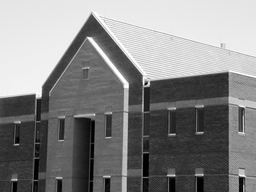
#> input picture lab9/dom.png, 256 x 192 px, shrunk from 557 x 417 before the run
$ jupyter execute 09_Canny.ipynb   (older library calls are emulated)
#> lines starting #> are read from the running program, lines starting #| are printed output that depends on the picture; after the words box and inside, x2 and y2 are one past the last pixel; in counts of white or black regions, pixels touching at a corner belong together
# Detekcja krawędzi

## Cel ćwiczenia

- Zapoznanie z metodami detekcji krawędzi:
    - Sobel, Prewitt, Roberts - przypomnienie,
    - Laplasjan z Gaussa (LoG – ang. Laplacian of Gaussian),
    - Canny.

Detekcja krawędzi przez wiele lat była podstawą algorytmów segmentacji.
Krawędzie wykrywane są najczęściej z wykorzystaniem pierwszej (gradient) i drugiej (Laplasjan) pochodnej przestrzennej.
Wykorzystanie obu metod zaprezentowane zostało w ćwiczeniu *Przetwarzanie wstępne. Filtracja kontekstowa*.

W niniejszym ćwiczeniu poznane detektory krawędzi zostaną porównane z bardziej zaawansowanymi: Laplasjan z funkcji Gaussa (LoG), Zero Crossing i Canny.

## Laplasjan z Gaussa (LoG)

Funkcja Gaussa:<br>
\begin{equation}
h(r) = e^{\frac{-r^2}{2 \sigma^2}}
\end{equation}<br>
gdzie:
- $r^2 = x^2 + y^2$
- $\sigma$ to odchylenie standardowe.

Działanie filtracji Gaussowskiej zostało przedstawione w ćwiczeniu "Przetwarzanie wstępne". W jej wyniku następuje rozmazanie obrazu.
Laplasjan tej funkcji dany jest wzorem:

\begin{equation}
\nabla^2 h(r) = \frac{r^2 - 2\sigma^2}{\sigma^4} e^{-\frac{r^2}{2\sigma^2}}
\end{equation}

Funkcję (z oczywistych powodów) nazywamy Laplasjan z Gaussa (LoG).
Ponieważ druga pochodna jest operacją liniową, konwolucja obrazu z $\nabla^2 h(r)$ daje taki sam efekt jak zastosowanie filtracji Gaussa na obrazie, a następnie obliczenie Laplasjanu z wyniku.
Lokalizacja krawędzi polega na znalezieniu miejsca, gdzie po filtracji LoG następuje zmiana znaku.

1. Wczytaj obraz *house.png*.
2. Wykonaj rozmycie Gaussowskie obrazu wejściowego.
W tym celu wykorzysaj funkcję `cv2.GaussianBlur(img, kSize, sigma)`.
Pierwszy argument jest obrazem wejśćiowym.
Drugi jest rozmiarem filtru (podanym w nawiasach okrągłych, np. *(3, 3)*).
Trzecim argumentem jest odchylenie standardowe. Wartość jest dobrana automatycznie, jeśli zosanie podana wartość `0` (będą równe rozmiarowi).
3. Oblicz laplasjan obrazu rozmytego.
W tym celu wykorzysaj funkcję `cv2.Laplacian(img, ddepth)`.
Pierszym argumentem jest obraz wejściowy.
Drugim argumentem jest typ danych wejściowych. Użyj `cv2.CV_32F`.
4. Wyznacz miejsca zmiany znaku.
Zaimplementuj funkcję `crossing(LoG, thr)`:
    - Najpierw stwórz tablicę, do której zostanie zapisany wynik.
    Jej rozmiar jest taki sam jak przetwarzanego obrazu.
    - Następnie wykonaj pętle po obrazie (bez ramki jednopikselowej).
    W każdej iteracji stwórz otoczenie o rozmiarze $3 \times 3$.
    Dla otoczenia oblicz wartość maksymalną i minimalną.
    - Jeśli wartości te mają przeciwne znaki, to do danego miejsca tablicy przypisz wartość:
        - jeśli piksel wejściowy > 0, to dodaj do niego wartość bezwzględną minimum.
        - jeśli piksel wejściowy < 0, to do jego wartości bezwzględnej dodaj maksimum.
    - Zmień zakres wykonanej tablicy do $<0, 255>$.
    - Wykonaj progowanie tablicy. Próg jest argumentem wejściowym.
    - Przeskaluj dane binarne do wartości `[0, 255]`.
    - Wykonaj konwersję do typu *uint8*.
    - Wykonaj rozmycie medianowe wyniku.
    Wykorzystaj funkcję `cv2.medianBlur(img, kSize)`.
    Pierwszym argumentem jest obraz wejśćiowy, a drugim rozmiar filtra.
    - Zwróć wyznaczoną tablicę.
5. Wyświetl obraz wynikowy.
6. Dobierz parametry (rozmiar filtru Gaussa, odchylenie standardowe, próg binaryzacji) tak, by widoczne były kontury domu, ale nie dachówki.

[cell 1]
import cv2
from matplotlib import pyplot as plt
import numpy as np
import math
import wget
import os

if not os.path.exists("dom.png") :
    wget.download('https://raw.githubusercontent.com/vision-agh/poc_sw/master/09_Canny/dom.png') #--no-check-certificate

dom = cv2.imread('dom.png', cv2.IMREAD_GRAYSCALE)
#> dom is the input picture: shape (192, 256); min 0, max 255, mean 133.3

def crossing(LoG, thr, kernel_size):
#> called with thr = 65, kernel_size = 3
    dst = np.ndarray(LoG.shape)
    X, Y = LoG.shape
#> X = 192; Y = 256
    for x in range(3, X):
        for y in range(3, Y):
            okno = LoG[x - 3 : x + 3 , y - 3 : y + 3]
            if np.min(okno) * np.max(okno) < 0:
                if LoG[x, y] > 0:
                    dst[x, y] = LoG[x, y] + np.abs(np.min(okno))
                elif LoG[x, y] < 0:
                    dst[x, y] = np.abs(LoG[x, y]) + np.max(okno)
    dst.astype('uint8')
    dst_progowanie = dst >= thr
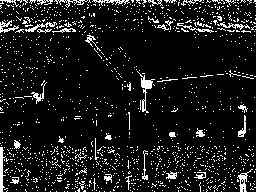
#> dst_progowanie: shape (192, 256) bool; 9.5% white in thin lines or dots
    dst_progowanie.astype('uint8')
    dst_blur = cv2.medianBlur(np.float32(dst_progowanie), kernel_size)
#> dst_blur: shape (192, 256) float32; values 0 (black) and 1 (white), 4.2% white; 129 white regions (97 under 20 px), largest, box (x1, y1, x2, y2) and area: (0, 147, 4, 192) 145, (141, 76, 153, 93) 119, (237, 173, 247, 192) 113
    return dst_blur

def Gauss_Laplacian(img, fsize, sigma, thresh):
    img_blur = cv2.GaussianBlur(img, (fsize, fsize), sigma)
    img_L = cv2.Laplacian(img_blur, cv2.CV_32F)

    img_dst = crossing(img_L, thresh, fsize)

    fig, (ax1, ax2) = plt.subplots(1, 2, figsize = (10, 5))
    ax1.imshow(img, 'gray')
    ax1.axis('off')
    ax1.set_title('Oryginalny')
    ax2.imshow(img_dst, 'gray')
    ax2.axis('off')
    ax2.set_title('Po detekcji')
    plt.show()

Gauss_Laplacian(dom, 3, 5, 65)
Gauss_Laplacian(dom, 1, 5, 65)
#> call 2 of crossing, with thr = 65, kernel_size = 1
#> in crossing (call 2), `dst_progowanie = dst >= thr`:
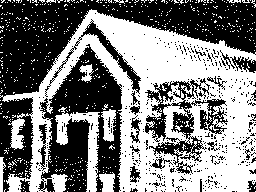
#> dst_progowanie: shape (192, 256) bool; 49.5% white; 632 white regions (622 under 20 px), largest, box (x1, y1, x2, y2) and area: (0, 9, 256, 192) 21046, (55, 107, 100, 192) 1233, (101, 109, 116, 142) 304
Gauss_Laplacian(dom, 3, 2, 65)
#> call 3 of crossing, with thr = 65, kernel_size = 3
#> after the loop in crossing (call 3), `for x in range(3, X):`:
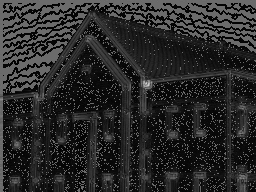
#> dst: shape (192, 256) float64; min 2, max 207, mean 40.7
#> in crossing (call 3), `dst_progowanie = dst >= thr`: dst_progowanie: shape (192, 256) bool; 24.3% white; 1878 white regions (1830 under 20 px), largest, box (x1, y1, x2, y2) and area: (0, 0, 256, 192) 4967, (175, 22, 256, 47) 308, (106, 6, 168, 19) 214
#> in crossing (call 3), `dst_blur = cv2.medianBlur(np.float32(dst_progowanie), kernel_size)`: dst_blur: shape (192, 256) float32; values 0 (black) and 1 (white), 16.9% white; 145 white regions (99 under 20 px), largest, box (x1, y1, x2, y2) and area: (0, 0, 256, 192) 4713, (197, 28, 256, 47) 230, (9, 64, 50, 79) 206
Gauss_Laplacian(dom, 3, 0.5, 65)
#> in crossing (call 4), `dst_progowanie = dst >= thr`: dst_progowanie: shape (192, 256) bool; 27.9% white; 786 white regions (768 under 20 px), largest, box (x1, y1, x2, y2) and area: (2, 9, 256, 192) 9316, (71, 112, 99, 192) 673, (193, 102, 208, 137) 281
#> in crossing (call 4), `dst_blur = cv2.medianBlur(np.float32(dst_progowanie), kernel_size)`: dst_blur: shape (192, 256) float32; values 0 (black) and 1 (white), 26.2% white; 70 white regions (53 under 20 px), largest, box (x1, y1, x2, y2) and area: (2, 10, 256, 192) 9631, (72, 112, 99, 192) 685, (193, 103, 208, 136) 278
Gauss_Laplacian(dom, 3, 0, 65)
#> in Gauss_Laplacian (call 5), `img_L = cv2.Laplacian(img_blur, cv2.CV_32F)`:
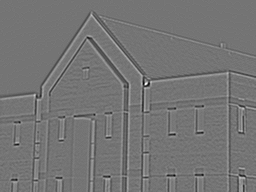
#> img_L: shape (192, 256) float32; min -111, max 131, mean 0; drawn with min black and max white
#> in crossing (call 5), `dst_progowanie = dst >= thr`: dst_progowanie: shape (192, 256) bool; 14.2% white in thin lines or dots
#> in crossing (call 5), `dst_blur = cv2.medianBlur(np.float32(dst_progowanie), kernel_size)`: dst_blur: shape (192, 256) float32; values 0 (black) and 1 (white), 9.8% white; 179 white regions (122 under 20 px), largest, box (x1, y1, x2, y2) and area: (88, 12, 165, 115) 572, (0, 13, 29, 33) 262, (48, 42, 83, 94) 200

## Algorytm Canny'ego

> Algorytm Canny'ego to często wykorzystywana metoda detekcji krawędzi.
> Zaproponowana została w~1986r. przez Johna F. Cannego.
> Przy jego projektowaniu założono trzy cele:
> - niska liczba błędów - algorytm powinien znajdywać wszystkie krawędzie oraz generować jak najmniej fałszywych detekcji,
> - punkty krawędziowe powinny być poprawnie lokalizowane - wykryte punkty powinny być jak najbardziej zbliżone do rzeczywistych,
> - krawędzie o szerokości 1 piksela - algorytm powinien zwrócić jeden punkt dla każdej rzeczywistej krawędzi.

Zaimplementuj pierwszą część algorytmu detekcji krawędzi Canny'ego:
1. W pierwszym kroku obraz przefiltruj dwuwymiarowym filtrem Gaussa.
2. Następnie oblicz gradient pionowy i poziomy ($g_x $ i $g_y$).
Jedną z metod jest filtracja Sobela.
3. Dalej oblicz amplitudę:
$M(x,y)  = \sqrt{g_x^2+g_y^2}$ oraz kąt:
$\alpha(x,y) = arctan(\frac{g_y}{g_x})$.
Do obliczenia kąta wykorzystaj funkcję `np.arctan2(x1, x2)`.
Wynik jest w radianach.
4. W kolejnym etapie wykonaj kwantyzację kątów gradientu.
Kąty od $-180^\circ$ do $180^\circ$ można podzielić na 8 przedziałów:
[$-22.5^\circ, 22.5^\circ$], [$22.5^\circ, 67.5^\circ$],
[$67.5^\circ, 112.5^\circ$], [$112.5^\circ, 157.5^\circ$],
[$157.5^\circ, -157.5^\circ$], [$-157.5^\circ, -112.5^\circ$],
[$-112.5^\circ, -67.5^\circ$], [$-67.5^\circ, -22.5^\circ$].
Przy czym należy rozpatrywać tylko 4 kierunki:
    - pionowy ($d_1$),
    - poziomy ($d_2$),
    - skośny lewy ($d_3$),
    - skośny prawy ($d_4$).
5. Dalej przeprowadź eliminację pikseli, które nie mają wartości maksymalnej (ang. *nonmaximal suppresion*).
Celem tej operacji jest redukcja szerokości krawędzi do rozmiaru 1 piksela.
Algorytm przebiega następująco.
W rozpatrywanym otoczeniu o rozmiarze $3 \times 3$:
    - określ do którego przedziału należy kierunek gradientu piksela centralnego ($d_1, d_2, d_3, d_4$).
    - przeanalizuje sąsiadów leżących na tym kierunku.
Jeśli choć jeden z nich ma amplitudę większą niż piksel centralny, to należy uznać, że nie jest lokalnym maksimum i do wyniku przypisać $g_N(x,y) = 0$.
W przeciwnym przypadku $g_N(x,y) = M(x,y)$.
Przez $g_N$ rozumiemy obraz detekcji lokalnych maksimów.
Zaimplementuj funkcję `nonmax`.
Pierwszym argementem jest macierz kierunków (po kwantyzacji).
Drugim argumentem jest macierz amplitudy.
6. Ostatnią operacją jest binaryzacja obrazu $g_N$.
Stosuje się tutaj tzw. binaryzację z histerezą.
Wykorzystuje się w niej dwa progi: $T_L$ i $T_H$, przy czym $T_L < T_H$.
Canny zaproponował, aby stosunek progu wyższego do niższego był jak 3 lub 2 do 1.
Rezultaty binaryzacji można opisać jako:<br>
$g_{NH}(x,y) = g_N(x,y) \geq TH $<br>
$g_{NL}(x,y) = TH > g_N(x,y) \geq TL $<br>
Można powiedzieć, że na obrazie $g_{NH}$ są "pewne" krawędzie.
Natomiast na $g_{NL}$ "potencjalne".
7. Na jednym obrazie zaznacz piksele należące do obrazu $g_{NH}$ jako czerwone oraz należące do obrazu $g_{NL}$ jako niebieskie.
Wyświetl obraz.

[cell 2]
dom = cv2.imread('dom.png', cv2.IMREAD_GRAYSCALE)

def nonmax(fi, A):
    Y, X = A.shape
    dst = np.zeros((Y, X))
    for x in range(1, X - 1):
        for y in range(1, Y - 1):

            if -67.5 > fi[y, x] > -112.5 or 67.5 < fi[y, x] < 112.5:
                if A[y, x] >=A[y, x+1] and A[y, x] >= A[y, x-1]:
                    dst[y, x] = A[y, x]

            elif 22.5 > fi[y, x] > -22.5 or 157.5 < fi[y, x] < 180 and -180 < fi[y, x] < -157.5:
                if A[y, x] >= A[y+1, x] and A[y, x] >= A[y-1, x]:
                    dst[y, x] = A[y, x]

            elif 157.5 > fi[y, x] > 112.5 or -67.5 < fi[y, x] < -22.5:
                if A[y, x] >= A[y+1, x-1] and A[y, x] >= A[y-1, x+1]:
                    dst[y, x] = A[y, x]

            else:
                if A[y, x] >= A[y+1, x+1] and A[y, x] >= A[y-1, x-1]:
                    dst[y, x] = A[y, x]

    return dst

def canny_algorithm(src, kernel_size, sigma, TL, TH):

#> called with kernel_size = 5, sigma = 0, TL = 20, TH = 60
    src_gauss = cv2.GaussianBlur(src, (kernel_size, kernel_size), sigma)

    gx = cv2.Sobel(src_gauss, cv2.CV_32F, 1, 0, 3)
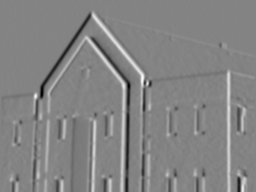
#> gx: shape (192, 256) float32; min -437, max 408, mean 0.9; drawn with min black and max white
    gy = cv2.Sobel(src_gauss, cv2.CV_32F, 0, 1, 3)
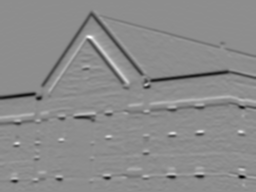
#> gy: shape (192, 256) float32; min -480, max 386, mean -7; drawn with min black and max white

    A = np.sqrt((gx**2) + (gy**2))
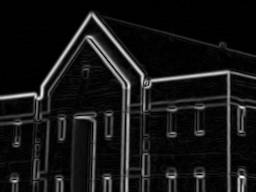
#> A: shape (192, 256) float32; min 0, max 484.5, mean 40.5; drawn with min black and max white
    fi = np.arctan2(gx, gy) * 180/np.pi + 180
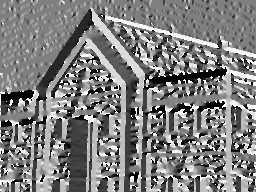
#> fi: shape (192, 256) float32; min 0.158, max 360, mean 179.9; drawn with min black and max white

    gN = nonmax(fi, A)
#> after the loop in nonmax, `for x in range(1, X - 1):`:
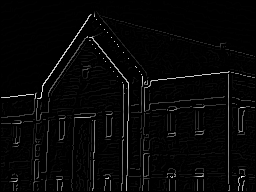
#> dst: shape (192, 256) float64; min 0, max 484.5, mean 13.3; drawn with min black and max white
    gNH = (gN >= TH).astype('uint8')*255
#> gNH: shape (192, 256); 5.8% white in thin lines or dots
    gNL = ((gN < TH) & (gN >= TL)).astype('uint8')*255
#> gNL: shape (192, 256); 4.5% white in thin lines or dots

    dst = cv2.merge([gNH, np.zeros(gNH.shape, 'uint8'), gNL])
#> dst: shape (192, 256, 3)

    plt.imshow(dst, 'gray')
    plt.axis('off')
    plt.show()

    return dst

c = canny_algorithm(dom, 5, 0, 20, 60)
c = canny_algorithm(dom, 5, 0, 30, 90)
#> in canny_algorithm (call 2), `gNH = (gN >= TH).astype('uint8')*255`: gNH: shape (192, 256); 4.7% white in thin lines or dots
#> in canny_algorithm (call 2), `gNL = ((gN < TH) & (gN >= TL)).astype('uint8')*255`: gNL: shape (192, 256); 3% white in thin lines or dots
c = canny_algorithm(dom, 5, 0, 40, 80)
#> in canny_algorithm (call 3), `gNH = (gN >= TH).astype('uint8')*255`: gNH: shape (192, 256); 5% white in thin lines or dots
#> in canny_algorithm (call 3), `gNL = ((gN < TH) & (gN >= TL)).astype('uint8')*255`: gNL: shape (192, 256); 1.6% white in thin lines or dots
c = canny_algorithm(dom, 5, 0, 50, 100)
#> call 4 of canny_algorithm, with kernel_size = 5, sigma = 0, TL = 50, TH = 100
#> in canny_algorithm (call 4), `gNH = (gN >= TH).astype('uint8')*255`: gNH: shape (192, 256); 4.4% white in thin lines or dots
#> in canny_algorithm (call 4), `gNL = ((gN < TH) & (gN >= TL)).astype('uint8')*255`:
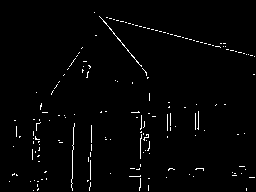
#> gNL: shape (192, 256); 1.7% white in thin lines or dots, all inside (x1, y1, x2, y2) = (9, 12, 255, 191)
